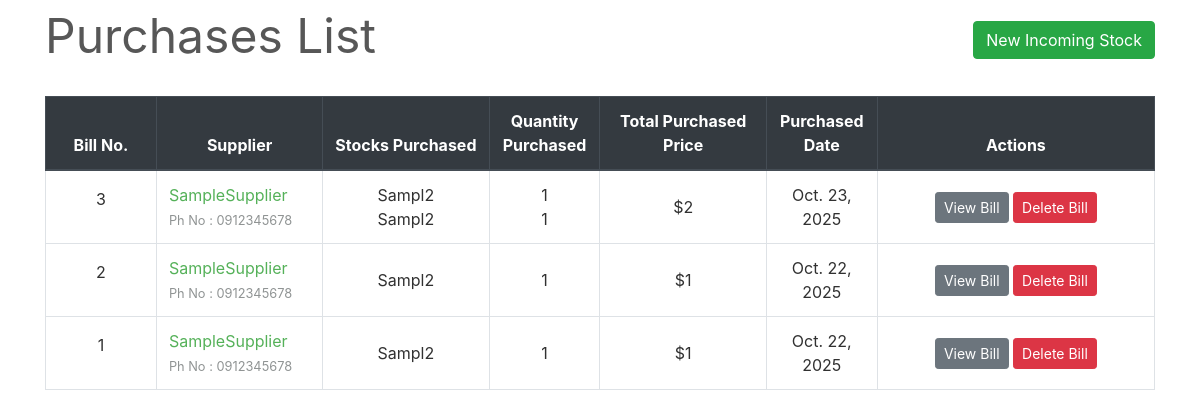
The page /transactions/purchases/ on the database its author committed.
### transactions/models.py (models this page shows, shortened)
class PurchaseBill(models.Model):
    billno = models.AutoField(primary_key=True)
    time = models.DateTimeField(auto_now=True)
    supplier = models.ForeignKey(Supplier, on_delete = models.CASCADE, related_name='purchasesupplier')
    def get_items_list(self):
        return PurchaseItem.objects.filter(billno=self)
    def get_total_price(self):
        purchaseitems = PurchaseItem.objects.filter(billno=self)
        total = 0
        for item in purchaseitems:
            total += item.totalprice
        return total

class Supplier(models.Model):
    id = models.AutoField(primary_key=True)
    name = models.CharField(max_length=150)
    phone = models.CharField(max_length=12, unique=True)
    address = models.CharField(max_length=200)
    email = models.EmailField(max_length=254, unique=True)
    gstin = models.CharField(max_length=15, unique=True)
    is_deleted = models.BooleanField(default=False)
    def __str__(self):
	    return self.name

class PurchaseItem(models.Model):
    billno = models.ForeignKey(PurchaseBill, on_delete = models.CASCADE, related_name='purchasebillno')
    stock = models.ForeignKey(Stock, on_delete = models.CASCADE, related_name='purchaseitem')
    quantity = models.IntegerField(default=1)
    perprice = models.IntegerField(default=1)
    totalprice = models.IntegerField(default=1)

### inventory/models.py (models this page shows, shortened)
class Stock(models.Model):
    id = models.AutoField(primary_key=True)
    name = models.CharField(max_length=30, unique=True)
    quantity = models.IntegerField(default=1)
    is_deleted = models.BooleanField(default=False)

### transactions/views.py (the view)
# urls.py: path('purchases/', views.PurchaseView.as_view(), name='purchases-list'),
class PurchaseView(ListView):
    model = PurchaseBill
    template_name = "purchases/purchases_list.html"
    context_object_name = 'bills'
    ordering = ['-time']
    paginate_by = 10

### transactions/templates/purchases/purchases_list.html (shortened to what this page needs)
{% extends "base.html" %}
{% load widget_tweaks %}
{% block content %}
    <div class="row" style="color: #575757; font-style: bold; font-size: 3rem;">
        <div class="col-md-8">Purchases List</div>
        <div class="col-md-4">
            <div style="float:right;"> <a class="btn btn-success" href="{% url 'select-supplier' %}">New Incoming Stock</a> </div>
        </div>
    </div>
    <br>
    <table class="table table-css table-hover table-bordered">
        <thead class="thead-dark align-middle">
            <tr>
                <th width="10%">Bill No.</th>
                <th width="15%">Supplier</th>
                <th width="15%">Stocks Purchased</th>
                <th width="10%">Quantity Purchased</th>
                <th width="15%">Total Purchased Price</th>
                <th width="10%">Purchased Date</th>
                <th width="25%">Actions</th>
            </tr>
        </thead>
{% if bills %}
        <tbody>
            {% for purchase in bills %}
            <tr>
                <td class="align-middle"> <p>{{ purchase.billno }}</p> </td>
                <td class="">
                    {% if purchase.supplier.is_deleted %}
                        {{ purchase.supplier }}<br>
                    {% else %}
                        <a href="{% url 'supplier' purchase.supplier.name %}">{{ purchase.supplier }}</a> <br>
                    {% endif %}
                    <small style="color: #909494">Ph No : {{ purchase.supplier.phone }}</small>
                </td>
                <td class="align-middle">{% for item in purchase.get_items_list %} {{ item.stock.name }} <br> {% endfor %}</td>
                <td class="align-middle">{% for item in purchase.get_items_list %} {{ item.quantity }} <br> {% endfor %}</td>
                <td class="align-middle">${{ purchase.get_total_price }}</td>
                <td class="align-middle">{{ purchase.time.date }}</td>
                <td class="align-middle"> <a href="{% url 'purchase-bill' purchase.billno %}" class="btn btn-secondary btn-sm">View Bill</a> <a href="{% url 'delete-purchase' purchase.pk %}" class="btn btn-danger btn-sm">Delete Bill</a> </td>
            </tr>
            {% endfor %}
        </tbody>
    </table>
{% else %}
        <tbody></tbody>
    </table>
    <br><br><br><br><br><br><br><br>
    <div style="color: #575757; font-style: bold; font-size: 1.5rem; text-align: center;">The records are empty. Please try adding some.</div>
{% endif %}
{% endblock content %}

### homepage/static/css/main.css (style rules this page uses)
body, html { height: 100%; }
p { color: rgb(49, 49, 49); }
a { color: #55b159; }
.table-css { color: #313131; }
.align-middle { text-align: center; }

### rows shown on the page
PurchaseBill: billno "3", supplier "SampleSupplier", supplier.phone "0912345678", get_total_price "2", time "Oct. 23, 2025"
PurchaseItem: stock.name "Sampl2", quantity "1"
PurchaseItem: stock.name "Sampl2", quantity "1"
PurchaseBill: billno "2", supplier "SampleSupplier", supplier.phone "0912345678", get_total_price "1", time "Oct. 22, 2025"
PurchaseItem: stock.name "Sampl2", quantity "1"
PurchaseBill: billno "1", supplier "SampleSupplier", supplier.phone "0912345678", get_total_price "1", time "Oct. 22, 2025"
PurchaseItem: stock.name "Sampl2", quantity "1"
